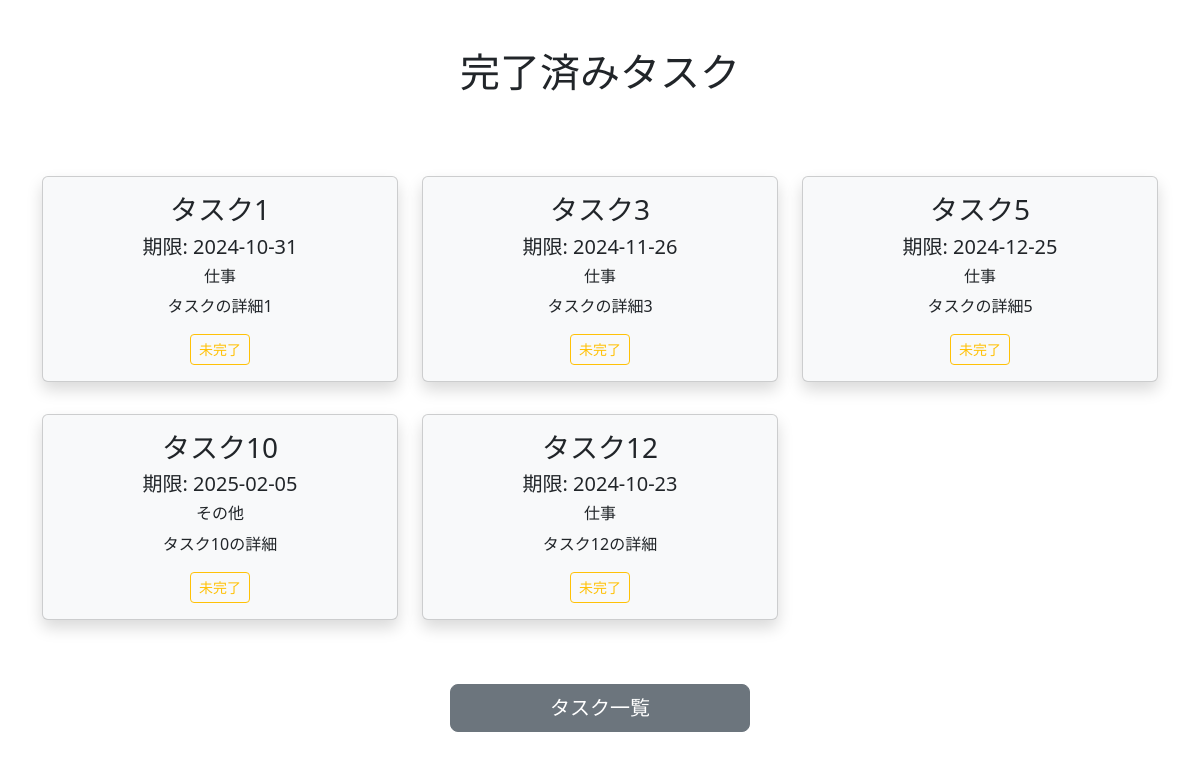
Page /completed (signed in) on the committed database.
### app.py (models this page shows, shortened)
class Task(db.Model):
    __tablename__ = 'tasks'
    id = db.Column(db.Integer, primary_key=True)
    title = db.Column(db.String(100), nullable=True)
    due_date = db.Column(db.Date)
    details = db.Column(db.Text)
    category = db.Column(db.String, nullable=True)
    is_completed = db.Column(db.Boolean, default=False)
    user_id = db.Column(db.Integer, db.ForeignKey('users.id'), nullable=False)
    user = db.relationship('User', backref='tasks', lazy='select')

### app.py (the view)
@app.route('/completed', methods=['GET'])
def completed():
    user_id = session['user_id']
    completed_tasks = Task.query.filter_by(user_id=user_id, is_completed=True).all()
    return render_template('completed.html', tasks=completed_tasks)

### app.py (called while the page is built)
@event.listens_for(Engine, "connect")
def set_sqlite_pragma(dbapi_connection, connection_record):
    cursor = dbapi_connection.cursor()
    cursor.execute("PRAGMA foreign_keys=ON")
    cursor.close()

### templates/completed.html (shortened to what this page needs)
<!DOCTYPE html>
<html lang="ja">
<head>
    <link href="https://cdn.jsdelivr.net/npm/bootstrap@5.3.0/dist/css/bootstrap.min.css" rel="stylesheet"
>
</head>
<body>
    <h1 class="text-center mb-3 p-5">完了済みタスク</h1>
    <div class="section">
        <div class="container">
            <div class="row">
                {% if tasks %}
                    {% for task in tasks %}
                        <div class="col-lg-4">
                            <div class="card bg-light text-center my-3 shadow">
                                <div class="card-body">
                                    <h3 class="card-title">{{ task.title }}</h3>
                                    <h5 class="card-text">期限: {{ task.due_date }}</h5>
                                    <h6 class="card-text">{{ task.category }}</h6>
                                    <p class="card-text">{{ task.details }}</p>
                                    <form  action="{{url_for('uncomplete_task')}}" method="post">
                                        <button class="btn btn-outline-warning btn-sm">未完了</button>
                                    </form>
                                </div>
                            </div>
                        </div>
                    {% endfor %}
                {% else %}
                    <h3 class="text-center">完了済みのタスクはありません</h3>
                {% endif %}
            </div>
        </div>
        <a type='button' class="btn btn-secondary text-white btn-lg mx-auto d-block w-25 my-5" href="{{ url_for('task') }}">タスク一覧</a>
    </div>
</body>
</html>

### rows in the picture
Task: title "タスク1", due_date "2024-10-31", category "仕事", details "タスクの詳細1"
Task: title "タスク3", due_date "2024-11-26", category "仕事", details "タスクの詳細3"
Task: title "タスク5", due_date "2024-12-25", category "仕事", details "タスクの詳細5"
Task: title "タスク10", due_date "2025-02-05", category "その他", details "タスク10の詳細"
Task: title "タスク12", due_date "2024-10-23", category "仕事", details "タスク12の詳細"
